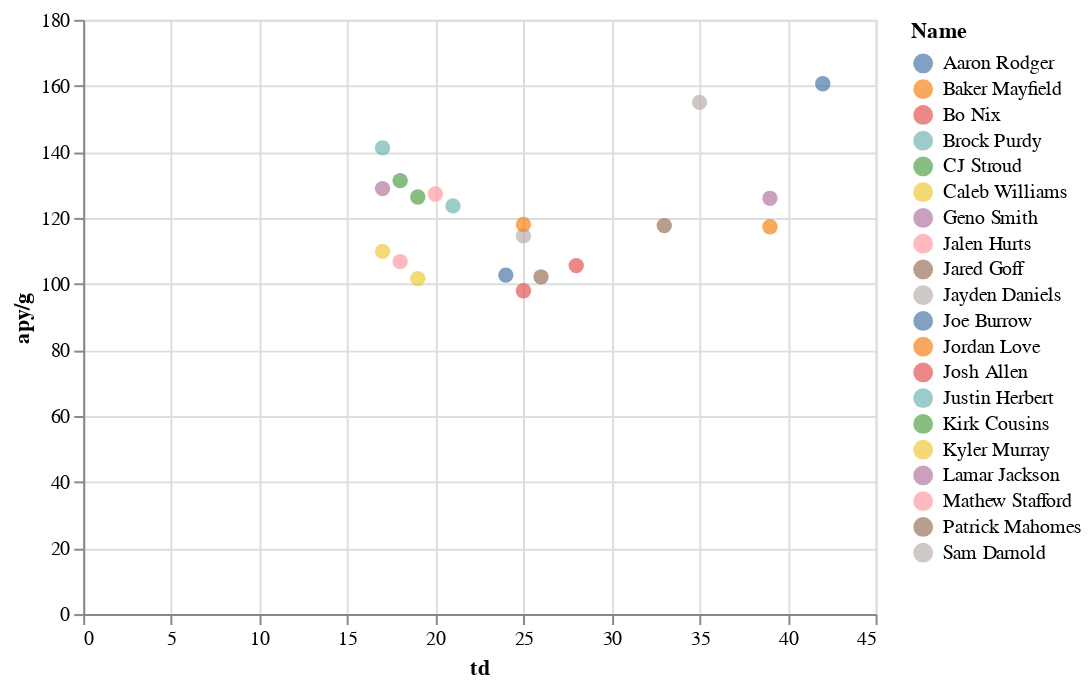

This figure's notebook cell:
### Code cell
alt.Chart(df).mark_circle(size=60).encode(
    x='td',
    y='apy/g',
    color='Name',
    tooltip=['Name', 'apy', 'td', 'rtd','tot_td','gp']
    ).interactive()

### Figure 1 — Vega-Lite specification as saved in the notebook (floating-point values rounded to 4 significant figures)
{"config": {"view": {"continuousWidth": 400, "continuousHeight": 300}}, "data": {"name": "data-bee69aec39e7134e3e0548540c5efefd"}, "mark": {"type": "circle", "size": 60}, "encoding": {"color": {"field": "Name", "type": "nominal"}, "tooltip": [{"field": "Name", "type": "nominal"}, {"field": "apy", "type": "quantitative"}, {"field": "td", "type": "quantitative"}, {"field": "rtd", "type": "quantitative"}, {"field": "tot_td", "type": "quantitative"}, {"field": "gp", "type": "quantitative"}], "x": {"field": "td", "type": "quantitative"}, "y": {"field": "apy/g", "type": "quantitative"}}, "selection": {"selector004": {"type": "interval", "bind": "scales", "encodings": ["x", "y"]}}, "$schema": "https://vega.github.io/schema/vega-lite/v4.17.0.json", "datasets": {"data-bee69aec39e7134e3e0548540c5efefd": [{"Name": "Joe Burrow", "gp": 16, "cmp": 423, "att": 606, "yards": 4641, "yac": 2071, "td": 42, "rtd": 11, "apy": 2570, "apy/g": 160.6, "tot_td": 53}, {"Name": "Baker Mayfield", "gp": 16, "cmp": 387, "att": 532, "yards": 4284, "yac": 2407, "td": 39, "rtd": 15, "apy": 1877, "apy/g": 117.3, "tot_td": 54}, {"Name": "Sam Darnold", "gp": 16, "cmp": 343, "att": 504, "yards": 4154, "yac": 1674, "td": 35, "rtd": 9, "apy": 2480, "apy/g": 155.0, "tot_td": 44}, {"Name": "Geno Smith", "gp": 16, "cmp": 387, "att": 551, "yards": 4097, "yac": 2035, "td": 17, "rtd": 17, "apy": 2062, "apy/g": 128.9, "tot_td": 34}, {"Name": "Jared Goff", "gp": 15, "cmp": 337, "att": 472, "yards": 4095, "yac": 2330, "td": 33, "rtd": 24, "apy": 1765, "apy/g": 117.7, "tot_td": 57}, {"Name": "Lamar Jackson", "gp": 16, "cmp": 300, "att": 442, "yards": 3955, "yac": 1940, "td": 39, "rtd": 19, "apy": 2015, "apy/g": 125.9, "tot_td": 58}, {"Name": "Patrick Mahomes", "gp": 16, "cmp": 394, "att": 555, "yards": 3948, "yac": 2314, "td": 26, "rtd": 15, "apy": 1634, "apy/g": 102.1, "tot_td": 41}, {"Name": "Mathew Stafford", "gp": 16, "cmp": 340, "att": 517, "yards": 3762, "yac": 1726, "td": 20, "rtd": 15, "apy": 2036, "apy/g": 127.2, "tot_td": 35}, {"Name": "Josh Allen", "gp": 16, "cmp": 307, "att": 483, "yards": 3731, "yac": 2042, "td": 28, "rtd": 31, "apy": 1689, "apy/g": 105.6, "tot_td": 59}, {"Name": "CJ Stroud", "gp": 16, "cmp": 330, "att": 526, "yards": 3677, "yac": 1656, "td": 19, "rtd": 14, "apy": 2021, "apy/g": 126.3, "tot_td": 33}, {"Name": "Aaron Rodger", "gp": 16, "cmp": 345, "att": 548, "yards": 3623, "yac": 1980, "td": 24, "rtd": 8, "apy": 1643, "apy/g": 102.7, "tot_td": 32}, {"Name": "Kyler Murray", "gp": 16, "cmp": 347, "att": 506, "yards": 3609, "yac": 1851, "td": 17, "rtd": 16, "apy": 1758, "apy/g": 109.9, "tot_td": 33}, {"Name": "Jayden Daniels", "gp": 16, "cmp": 325, "att": 468, "yards": 3530, "yac": 1697, "td": 25, "rtd": 24, "apy": 1833, "apy/g": 114.6, "tot_td": 49}, {"Name": "Justin Herbert", "gp": 16, "cmp": 304, "att": 468, "yards": 3524, "yac": 1546, "td": 21, "rtd": 16, "apy": 1978, "apy/g": 123.6, "tot_td": 37}, {"Name": "Kirk Cousins", "gp": 14, "cmp": 303, "att": 453, "yards": 3508, "yac": 1670, "td": 18, "rtd": 15, "apy": 1838, "apy/g": 131.3, "tot_td": 33}, {"Name": "Brock Purdy", "gp": 14, "cmp": 273, "att": 420, "yards": 3487, "yac": 1510, "td": 17, "rtd": 14, "apy": 1977, "apy/g": 141.2, "tot_td": 31}, {"Name": "Bo Nix", "gp": 16, "cmp": 350, "att": 538, "yards": 3454, "yac": 1887, "td": 25, "rtd": 11, "apy": 1567, "apy/g": 97.94, "tot_td": 36}, {"Name": "Caleb Williams", "gp": 16, "cmp": 330, "att": 533, "yards": 3393, "yac": 1767, "td": 19, "rtd": 12, "apy": 1626, "apy/g": 101.6, "tot_td": 31}, {"Name": "Jordan Love", "gp": 14, "cmp": 261, "att": 413, "yards": 3320, "yac": 1668, "td": 25, "rtd": 21, "apy": 1652, "apy/g": 118.0, "tot_td": 46}, {"Name": "Jalen Hurts", "gp": 15, "cmp": 248, "att": 361, "yards": 2903, "yac": 1302, "td": 18, "rtd": 29, "apy": 1601, "apy/g": 106.7, "tot_td": 47}]}}
